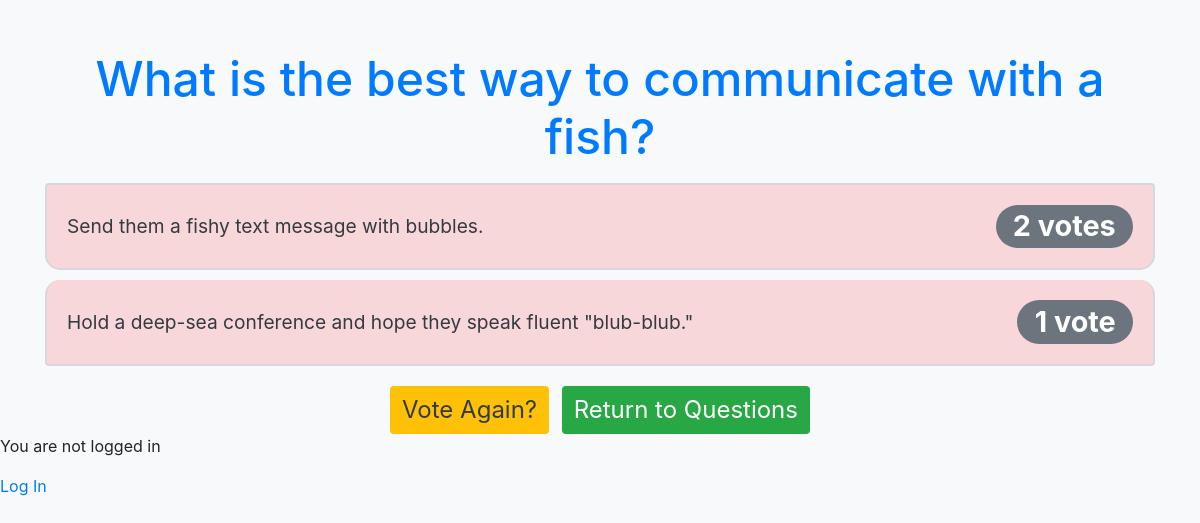
Screenshot of /polls/5/results/ with the database file from the repository.
### polls/models.py (models this page shows, shortened)
class Question(models.Model):
    question_text = models.CharField(max_length=200)
    pub_date = models.DateTimeField('date published')

class Choice(models.Model):
    question = models.ForeignKey(Question, on_delete=models.CASCADE)
    choice_text = models.CharField(max_length=200)
    votes = models.IntegerField(default=0)

### polls/views.py (the view)
# urls.py: path('<int:question_id>/results/', views.results, name='results'),
def results(request, question_id):
    question = get_object_or_404(Question, pk=question_id)
    return render(request, 'polls/results.html', {'question': question})

### polls/templates/polls/results.html (shortened to what this page needs)
<!DOCTYPE html>
<html lang="en">
<head>
    <link rel="stylesheet" href="https://stackpath.bootstrapcdn.com/bootstrap/4.5.2/css/bootstrap.min.css">
</head>
<body>
    <div class="container">
        <h1>{{ question.question_text }}</h1>
        <ul class="list-group">
            {% for choice in question.choice_set.all %}
            <li class="list-group-item">
                <span>{{ choice.choice_text }}</span>
                <span class="badge badge-primary badge-pill">{{ choice.votes }} vote{{ choice.votes|pluralize }}</span>
            </li>
            {% endfor %}
        </ul>
        <a href="{% url 'polls:detail' question.id %}" class="btn btn-vote">Vote Again?</a>
        <a href="/polls" class="btn btn-return ml-2">Return to Questions</a>
    </div>
</body>
{% if user.is_authenticated %}
  Hi {{ user.username }}!
  <p><a href="{% url 'logout' %}">Click Here To Log Out</a></p>
  {% else %}
  <p>You are not logged in</p>
  <a href="{% url 'login' %}">Log In</a>
{% endif %}
</html>

### polls/templates/polls/results.html (style rules this page uses)
body { background-color: #f8f9fa; }
.container { text-align: center; margin-top: 50px; color: #343a40; }
h1 { font-size: 3em; color: #007bff; }
.list-group-item { background-color: #f8d7da; margin-top: 10px; padding: 20px; border: 2px solid #d6d8db; border-radius: 15px; font-size: 1.2em; display: flex; justify-content: space-between; align-items: center; }
.badge { font-size: 1.5em; background-color: #6c757d; }
.btn-vote, .btn-return { font-size: 1.5em; margin-top: 20px; }
.btn-vote { background-color: #ffc107; color: #343a40; border: none; }
.btn-return { background-color: #28a745; color: #fff; border: none; }

### rows the page displays
Question: question_text "What is the best way to communicate with a fish?"
Choice: choice_text "Send them a fishy text message with bubbles.", votes "2"
Choice: choice_text "Hold a deep-sea conference and hope they speak fluent \"blub-blub.\"", votes "1"
